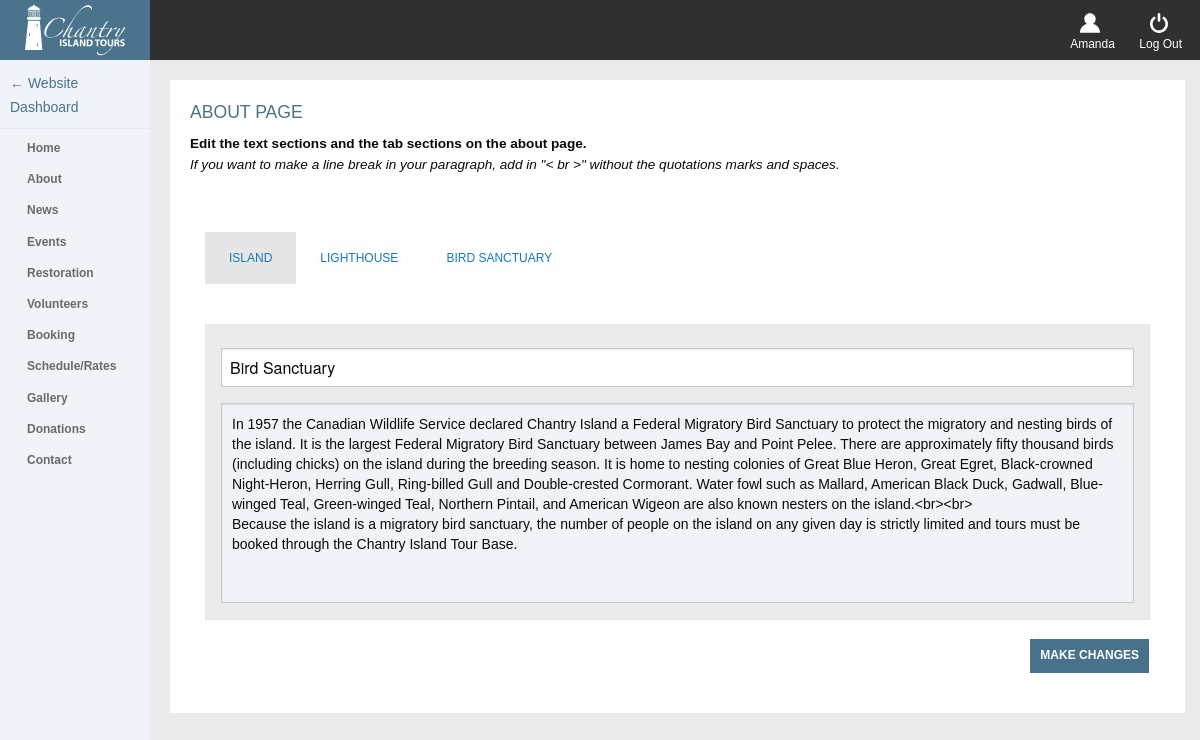
The app's page /admin/admin_about.php (signed in) with its own data.
### tables this page shows
CREATE TABLE `tbl_about` (
  `about_id` mediumint(40) UNSIGNED NOT NULL,
  `about_image` varchar(200) NOT NULL,
  `about_title` varchar(100) DEFAULT NULL,
  `about_content` text
);

### admin/phpscripts/read.php (called while the page is built, shortened)
<?php
	function getSingle($tbl, $col, $id) {
		include('connect.php');
		$querySingle = "SELECT * FROM {$tbl} WHERE {$col}={$id}";
		$runSingle = mysqli_query($link, $querySingle);
		if($runSingle){
			return $runSingle;
		}else{
			$error =  "There was an error accessing this information. Please contact your admin.";
			return $error;
		}
	}
?>

### admin/admin_about.php (the view, shortened to what this page needs)
<?php
  	$id = "about_id";
  	$tbl = "tbl_about";
  	$col = "about_id";
  	$about = getSingle($tbl, $col, $id);
  require_once("../includes/admin_header.php");
?>
			<div class="holder">
	      	<div class="small-12 medium-12 large-12 columns homeBox">
	      		<h4>About Page</h4>
	      		<p><b>Edit the text sections and the tab sections on the about page.</b><br>
	      		<i>If you want to make a line break in your paragraph, add in "< br >" without the quotations marks and spaces.</i></p><br>
	      		<div class="small-12 medium-12 large-12 columns">
		          <ul class="tabs" data-active-collapse="true" data-tabs id="collapsing-tabs">
		            <li class="tabs-title is-active"><a href="#1">ISLAND</a></li>
		            <li class="tabs-title"><a href="#2">LIGHTHOUSE</a></li>
		            <li class="tabs-title"><a href="#3">BIRD SANCTUARY</a></li>
		          </ul>
		          <div class="tabs-content" data-tabs-content="collapsing-tabs">
		          <form action="admin_about.php" method="post">
		            <?php
		              while($row = mysqli_fetch_array($about)) {
		                echo "<div class=\"tabs-panel row\" id=\"{$row['about_id']}\">";
		                echo "<div class=\"small-12 medium-12 large-12 columns\"><br>";
		                echo "<input type=\"text\" name=\"aboutTitle\" value=\"{$row['about_title']}\">";
		                echo "<textarea name=\"aboutContent\">{$row['about_content']}</textarea>";
		                echo "</div>";
		                echo "</div>";
		              }
		            ?>
		            <input type="submit" name="submit" value="Make Changes">
		           </form>
		          </div>
		        </div>
	      	</div>
			</div>
<?php
  require_once("../includes/admin_footer.php");
?>

### css/admin.css (style rules this page uses)
body { background-color: #ebebeb; }
p { font-family: 'MyriadPro-Regular', sans-serif; text-align: justify; font-size: 0.85em; }
a { font-family: 'MyriadPro-Semibold', sans-serif; }
.adminContainer .row { margin: 0; padding: 0; min-width: 100%; background-color: #ebebeb; }
.holder { padding: 80px 15px 10px 170px; }
input[type="submit"] { float: right; border: none; text-transform: uppercase; padding: 10px; background-color: #48728a; color: #fff; font-size: 12px; font-weight: 900; cursor: pointer; margin: 20px 0 20px 0; }
.holder form { margin-top: 40px; }
.homeBox { background-color: #fff; margin: 0 0 20px 0; padding: 20px; display: inline-block; text-align: left; }
.holder h4 { color: #4b738c; font-family: 'MyriadPro-Bold', sans-serif; text-transform: uppercase; font-size: 1.1em; }
.holder textarea { height: 200px; border: 1px solid #cacaca; resize: none; font-family: 'MyriadPro-Regular', sans-serif; font-size: 14px; line-height: 20px; padding: 10px; background-color: #F0F3F8; }
.tabs { border: none; }

### records on screen
tbl_about: aboutTitle "Bird Sanctuary", aboutContent "In 1957 the Canadian Wildlife Service declared Chantry Island a Federal Migratory Bird Sanctuary to protect the migratory and nesting birds of the island. It is the largest Federal Migratory Bird Sanctuary between James Bay and Point Pelee. There are approximately fifty thousand birds (including chicks) on the island during the breeding season. It is home to nesting colonies of Great Blue Heron, Great Egret, Black-crowned Night-Heron, Herring Gull, Ring-billed Gull and Double-crested Cormorant. Water fowl such as Mallard, American Black Duck, Gadwall, Blue-winged Teal, Green-winged Teal, Northern Pintail, and American Wigeon are also known nesters on the island.<br><br> Because the island…"

### other values on screen
$_SESSION['users_name'] "Amanda"
